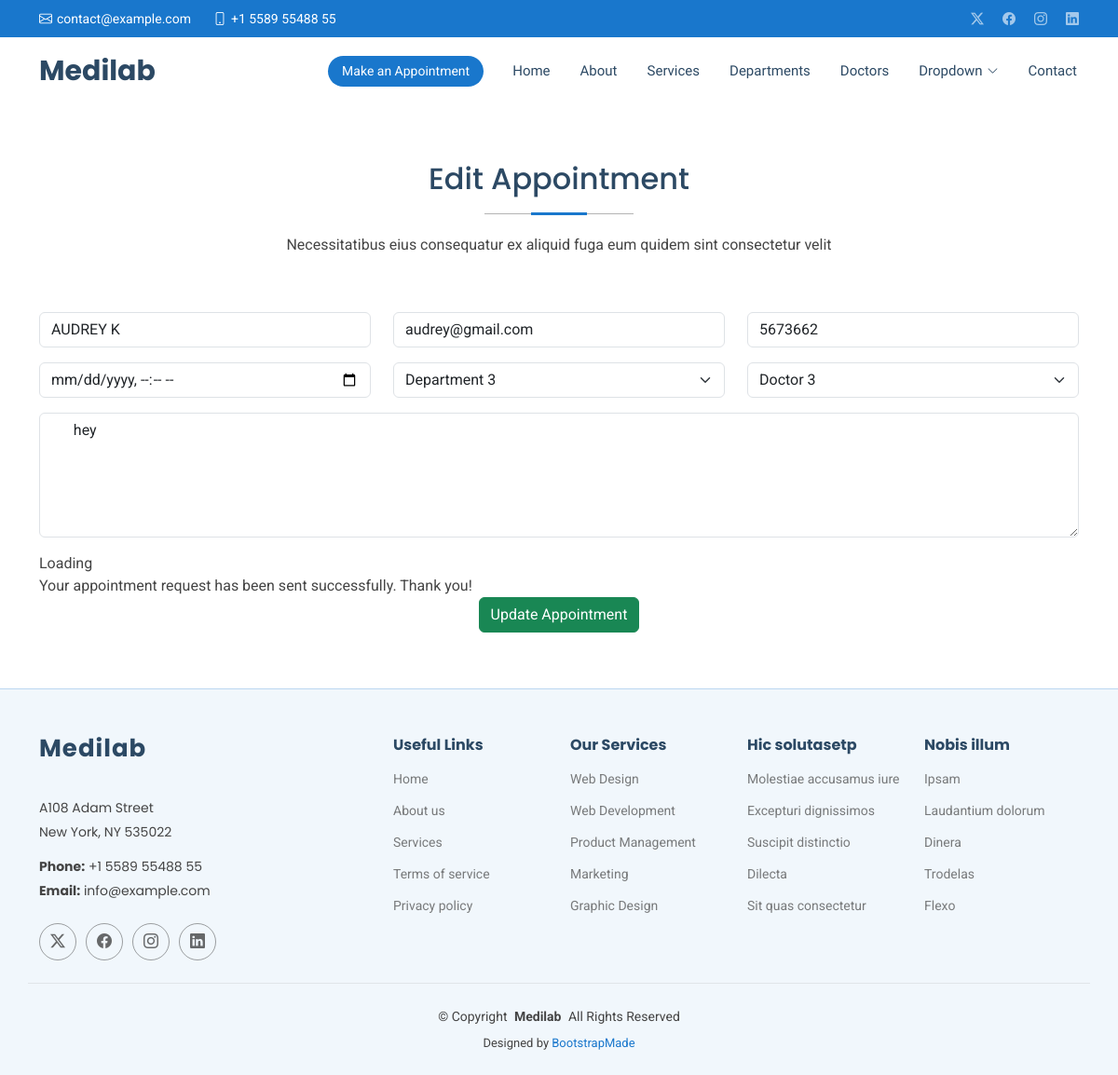
Page /edit/10 on the committed database.
### myapp/models.py (models this page shows, shortened)
class Appointment1(models.Model):
    name = models.CharField(max_length=100)
    email= models.EmailField()
    phone=models.CharField(max_length=100)
    datetime=models.DateTimeField()
    department= models.CharField(max_length=100)
    doctors = models.CharField(max_length=100)
    message=models.TextField()

### myapp/views.py (the view, shortened to what this page needs)
# urls.py: path('edit/<int:id>',views.edit,name='edit'),
def edit(request,id):
    editappointment=get_object_or_404(Appointment1,id=id)
    return render(request,'edit.html',{'editappointment':editappointment})

### templates/edit.html (shortened to what this page needs)
{% extends 'starter-page.html' %}
{% load static %}
{% block content %}
    <section id="appointment" class="appointment section">
      <div class="container section-title" data-aos="fade-up">
        <h2>Edit Appointment</h2>
        <p>Necessitatibus eius consequatur ex aliquid fuga eum quidem sint consectetur velit</p>
      </div>
      <div class="container" data-aos="fade-up" data-aos-delay="100">
        <form  method="post">
          <div class="row">
            <div class="col-md-4 form-group">
              <input type="text" name="name" value="{{ editappointment.name }}" class="form-control" id="name" placeholder="Your Name" required="">
            </div>
            <div class="col-md-4 form-group mt-3 mt-md-0">
              <input type="email" class="form-control" name="email"  value="{{ editappointment.email}}"id="email" placeholder="Your Email" required="">
            </div>
            <div class="col-md-4 form-group mt-3 mt-md-0">
              <input type="tel" class="form-control" name="phone"  value="{{ editappointment.phone }}" id="phone" placeholder="Your Phone" required="">
            </div>
          </div>
          <div class="row">
            <div class="col-md-4 form-group mt-3">
              <input type="datetime-local" name="date" class="form-control datepicker" id="date" placeholder="Appointment Date" required="">
            </div>
            <div class="col-md-4 form-group mt-3">
              <select name="department" id="department" class="form-select" required="">
                <option value="Department 3" {% if editappointment.department == 'Department 3' %}
                	selected
                {% endif %} >Department 3</option>
              </select>
            </div>
            <div class="col-md-4 form-group mt-3">
              <select name="doctor" id="doctor" class="form-select" required="">
                <option value="Doctor 3" {% if editappointment.doctors == 'Doctor 3' %}
                	selected
                {% endif %} >Doctor 3</option>
              </select>
            </div>
          </div>
          <div class="form-group mt-3">
            <textarea class="form-control" name="message" rows="5" placeholder="Message (Optional)"> {{ editappointment.message }}</textarea>
          </div>
          <div class="mt-3">
            <div class="loading">Loading</div>
            <div class="sent-message">Your appointment request has been sent successfully. Thank you!</div>
            <div class="text-center "><button type="submit" class="btn btn-success">Update Appointment</button></div>
          </div>
        </form>
      </div>
  </section>
{% endblock %}

### static/assets/css/main.css (style rules this page uses)
:root { --default-font: "Roboto", system-ui, -apple-system, "Segoe UI", Roboto, "Helvetica Neue", Arial, "Noto Sans", "Liberation Sans", sans-serif, "Apple Color Emoji", "Segoe UI Emoji", "Segoe UI Symbol", "Noto Color Emoji"; --heading-font: "Poppins", sans-serif; --nav-font: "Raleway", sans-serif; }
:root { --background-color: #ffffff; --default-color: #444444; --heading-color: #2c4964; --accent-color: #1977cc; --surface-color: #ffffff; --contrast-color: #ffffff; }
:root { --nav-color: #2c4964; --nav-hover-color: #1977cc; --nav-mobile-background-color: #ffffff; --nav-dropdown-background-color: #ffffff; --nav-dropdown-color: #2c4964; --nav-dropdown-hover-color: #1977cc; }
:root { scroll-behavior: smooth; }
body { color: var(--default-color); background-color: var(--background-color); font-family: var(--default-font); }
h1, h2, h3, h4, h5, h6 { color: var(--heading-color); font-family: var(--heading-font); }
section, .section { color: var(--default-color); background-color: var(--background-color); padding: 60px 0; scroll-margin-top: 72px; overflow: clip; }
.section-title { text-align: center; padding-bottom: 60px; position: relative; }
.section-title h2 { font-size: 32px; font-weight: 500; margin-bottom: 20px; padding-bottom: 20px; position: relative; }
.section-title h2:before { content: ""; position: absolute; display: block; width: 160px; height: 1px; background: color-mix(in srgb, var(--default-color), transparent 60%); left: 0; right: 0; bottom: 1px; margin: auto; }
.section-title h2::after { content: ""; position: absolute; display: block; width: 60px; height: 3px; background: var(--accent-color); left: 0; right: 0; bottom: 0; margin: auto; }
.section-title p { margin-bottom: 0; }

### rows in the picture
Appointment1: name "AUDREY K", email "audrey@gmail.com", phone "5673662", department "Department 3", doctor "Doctor 3", message "hey"
